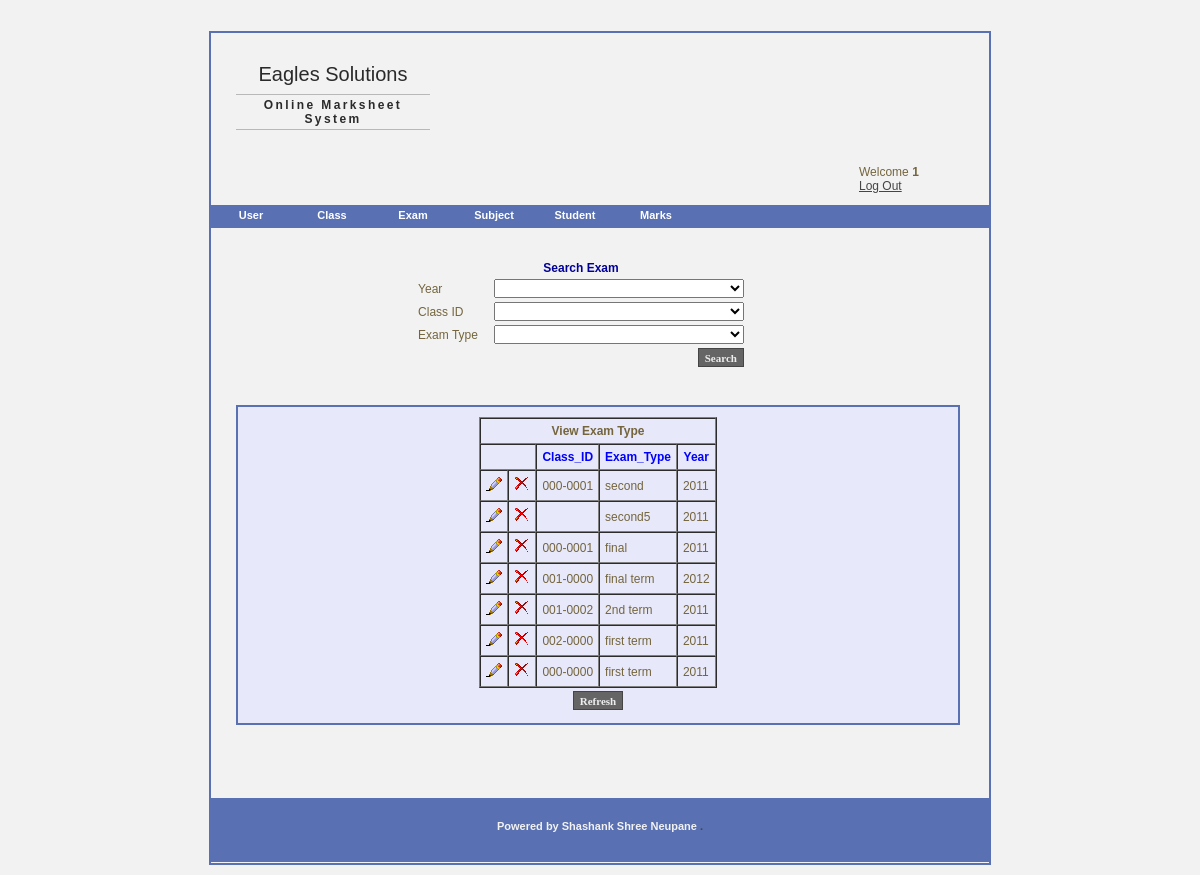
/pages/main.php?page=exam_type (signed in), run on the app's committed database.
### tables this page shows
CREATE TABLE IF NOT EXISTS `exam` (
  `ID` int(11) NOT NULL AUTO_INCREMENT,
  `ClassID` varchar(30) NOT NULL,
  `ExamType` varchar(30) NOT NULL,
  `Year` int(11) NOT NULL,
  PRIMARY KEY (`ID`)
);

### pages/exam_type.php (the view, shortened to what this page needs)
<?PHP
	function search()
	{
?>		<div id="search_form" align="center">
		<form action="?page=exam_type&action=search_exam" method="post" />
        <table >
            <tr>
                <th colspan="3" style=" color:#000099"> Search Exam</th>
            </tr>
            <tr>
                <td>Year</td>
                <td><select name="year" id="textbox" />
                 <option></option>
                    <?php
                    $sql= "select DISTINCT Year from exam order by Year ASC";
                    $query=mysql_query($sql);
                    while($row=mysql_fetch_assoc($query))
                    {
                       echo "<option value=\"".$row['Year']."\">".$row['Year']."</option>";
                    }
                    ?>
                </td>
            </tr>
            <tr>
                <td>Class ID</td>
                <td><select name="classid" id="textbox" />
                	<option></option>
                    <?php
                    $sql= "select DISTINCT ClassID from exam order by ClassID ASC";
                    $query=mysql_query($sql);
                    while($row=mysql_fetch_assoc($query))
                    {
                       echo "<option value=\"".$row['ClassID']."\">".$row['ClassID']."</option>";
                    }
                    ?>
                </td>
            </tr>
            <tr>
                <td>Exam Type</td>
                <td><select name="exam_type" id="textbox" />
                	<option></option>
                    <?php
                    $sql= "select DISTINCT ExamType from exam order by ExamType ASC";
                    $query=mysql_query($sql);
                    while($row=mysql_fetch_assoc($query))
                    {
                       echo "<option value=\"".$row['ExamType']."\">".$row['ExamType']."</option>";
                    }
                    ?>
                </td>
            </tr>
        <tr>
                <td colspan="3"><input type="submit" value="Search" id="btn" /></td>
            </tr>
        </table>
        </div>
<?php
	}
	function refresher()
	{
?>		<form action="?page=exam_type" method="post">
		<table align="center" >
		<tr>
				<td colspan="3"><input type="submit" value="Refresh" id="btn"/></td>
			</tr>
		</table>
		</form>
<?php
	}
	if($_REQUEST['action'] == "add_exam")
	{
?>      <div id="insert_form" align="center">
        <form action="?page=exam_type&action=do_add_exam" method="post" />
        <table>
            <tr>
                <th colspan="3" style=" color: #000099"> Insert Exam Type</th>
            </tr>
            <tr>
                <td>Year</td>
                <td><select name="year" id="textbox"  onChange="showclass(this.value)"/>
						<option> Select a year </option>
						<?php
						$sql= "select DISTINCT Year from class order by Year ASC";
						$query=mysql_query($sql);
						while($row=mysql_fetch_assoc($query))
						{
						   echo "<option value=\"".$row['Year']."\">".$row['Year']."</option>";
						}
						?>
						</select>
				</td>
            </tr>
            <tr id="class_ajax">
				<td>Class</td>
				<td><select name="class" id="textbox" />
					<option > Select year first </option>
					</select>
				</td>
			</tr>
            <tr id="section_ajax" >
				<td>Section</td>
				<td><select name="sec" id="textbox" />
					<option > Select class first </option>
					</select>
				</td>
			</tr>
            <tr id="classid_ajax">
                <td>Class ID</td>
                <td><select name="classid" id="textbox" />
					<option > Select section first </option>
					</select>
				</td>
            </tr>
            <tr>
                <td>Exam Type</td>
                <td><input type="text" name="exam_type" id="textbox" /></td>
            </tr>
            <tr>
                <td colspan="3"><input type="submit" value="Submit" id="btn"/></td>
            </tr>
        </table>
    	</form>
        </div>
<?Php
}
else{
		search();
		$sql= "select * from exam order by ID DESC";
        $query=mysql_query($sql);
		echo "<div id='display_search' align='center'>";
        echo "<table border=1 cellpadding=5 cellspacing=0>";
        echo "<tr><th colspan=5style= color:#000099>View Exam Type</th></tr>";
        echo "<tr style= color:#0000FF> <td colspan=2></td><th>Class_ID</th><th>Exam_Type</th><th>Year</th></tr>";
        while($row=mysql_fetch_assoc($query)){ ?>
            <tr>
                <td><a href="main.php?page=exam_type&action=edit_exam&id=<?PHP echo $row['ID']; ?>"><img src="../images/edit.png" /></td>
                <td><a href="main.php?page=exam_type&action=del_exam&id=<?PHP echo $row['ID']; ?>" onclick="return confirm_delete()"><img src="../images/delete.png" /></td>
                <td><?PHP echo $row['ClassID']; ?></td>
                <td><?PHP echo $row['ExamType']; ?></td>
                <td><?PHP echo $row['Year']; ?></td>
            </tr>
    <?PHP } ?>
    </table>
<?php
        refresher();
?>
		</div>
<?PHP
    }
?>

### css/css.css (style rules this page uses)
#textbox { width:250px; margin-left:12px; }
#btn { background-color:#656565; border:#454545 1px solid; font-family:tahoma; font-size:11px; font-weight:bold; color:#eeeeee; height:19px; width:auto; float:right; }
html, body, h1, h2, h3, h4, ul, li { margin: 0; padding: 0; }
img { border: 0; }
a { color: #464544; }
body { background-color:#F2F2F2; text-align: center; font: 12px verdana, arial, sans-serif; color: #74653D; padding-bottom: 10px; padding-top: 31px; }
#search_form { width:700px; margin:10px; padding:10px; }
#display_search { width:700px; overflow:auto; margin:25px; padding:10px; border:#5970B2 solid 2px; background-color:#e7e8f9; }

### data on the page
exam: ClassID "000-0001", ExamType "second", Year "2011"
exam: ExamType "second5", Year "2011"
exam: ClassID "000-0001", ExamType "final", Year "2011"
exam: ClassID "001-0000", ExamType "final term", Year "2012"
exam: ClassID "001-0002", ExamType "2nd term", Year "2011"
exam: ClassID "002-0000", ExamType "first term", Year "2011"
exam: ClassID "000-0000", ExamType "first term", Year "2011"

### other printed values
$_SESSION['admin'] "1"
